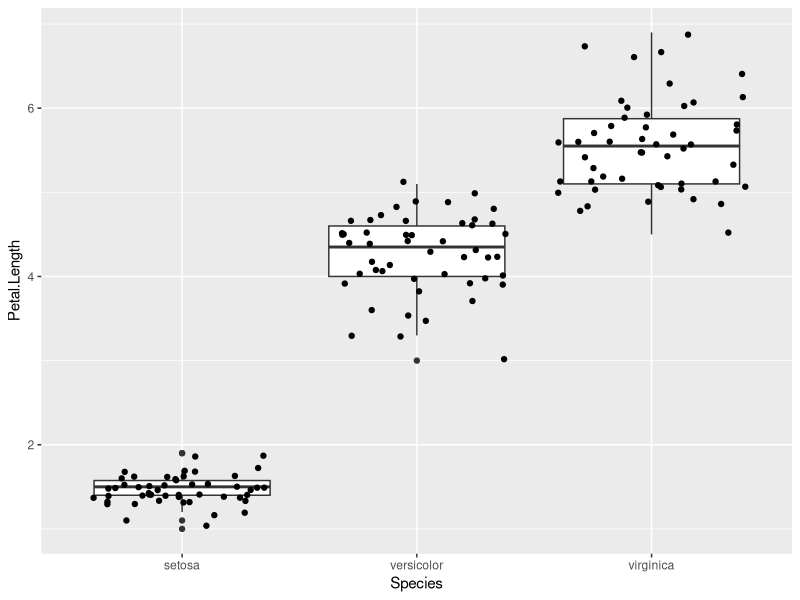

Recreate this plot in R.
library(dplyr)
library(ggplot2)
gg<-iris%>% 
      ggplot(aes(Species, Petal.Length))+ 
      geom_boxplot()+ 
      geom_jitter()

ggsave("r_files/output/test2.jpg", plot=gg, width=2000, height=1200, units="px")